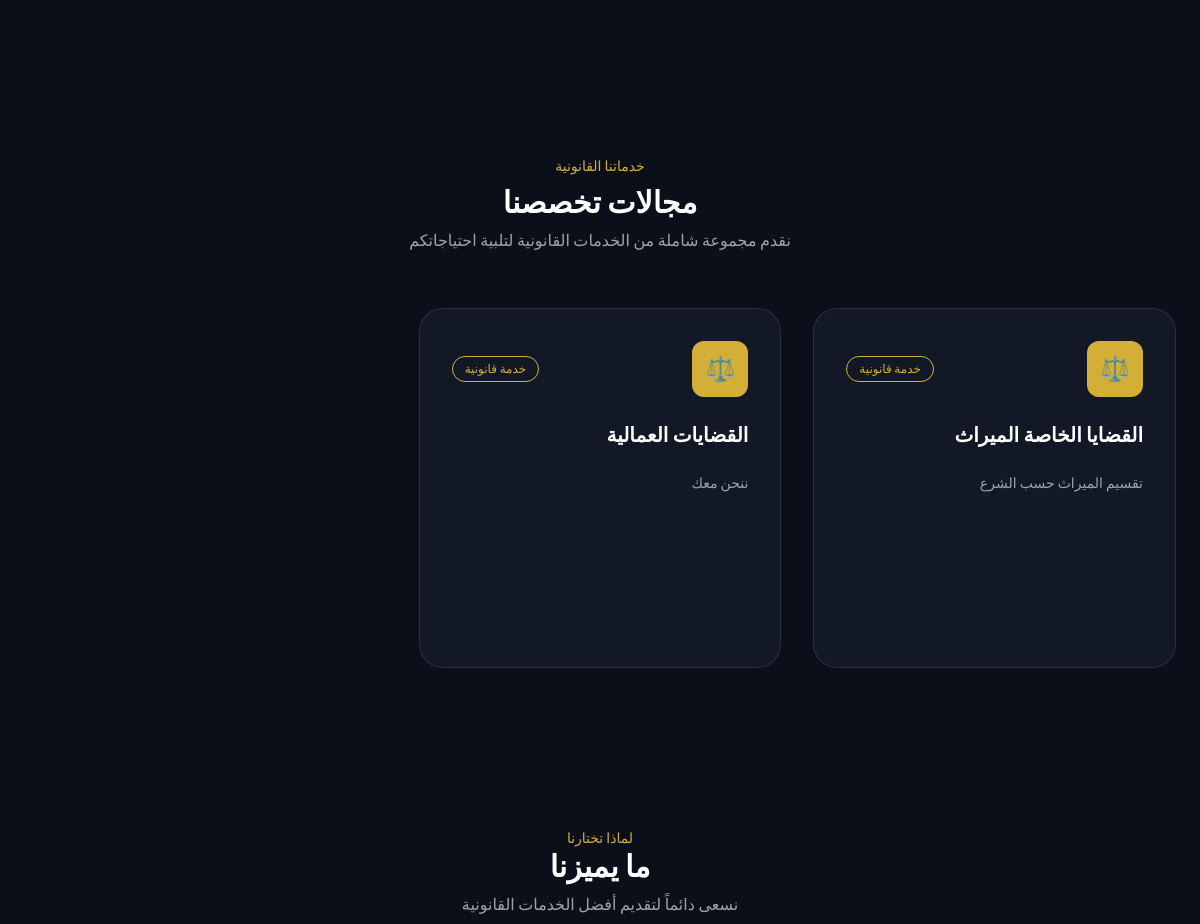
The page / (signed in, middle part) on the database as committed earlier.
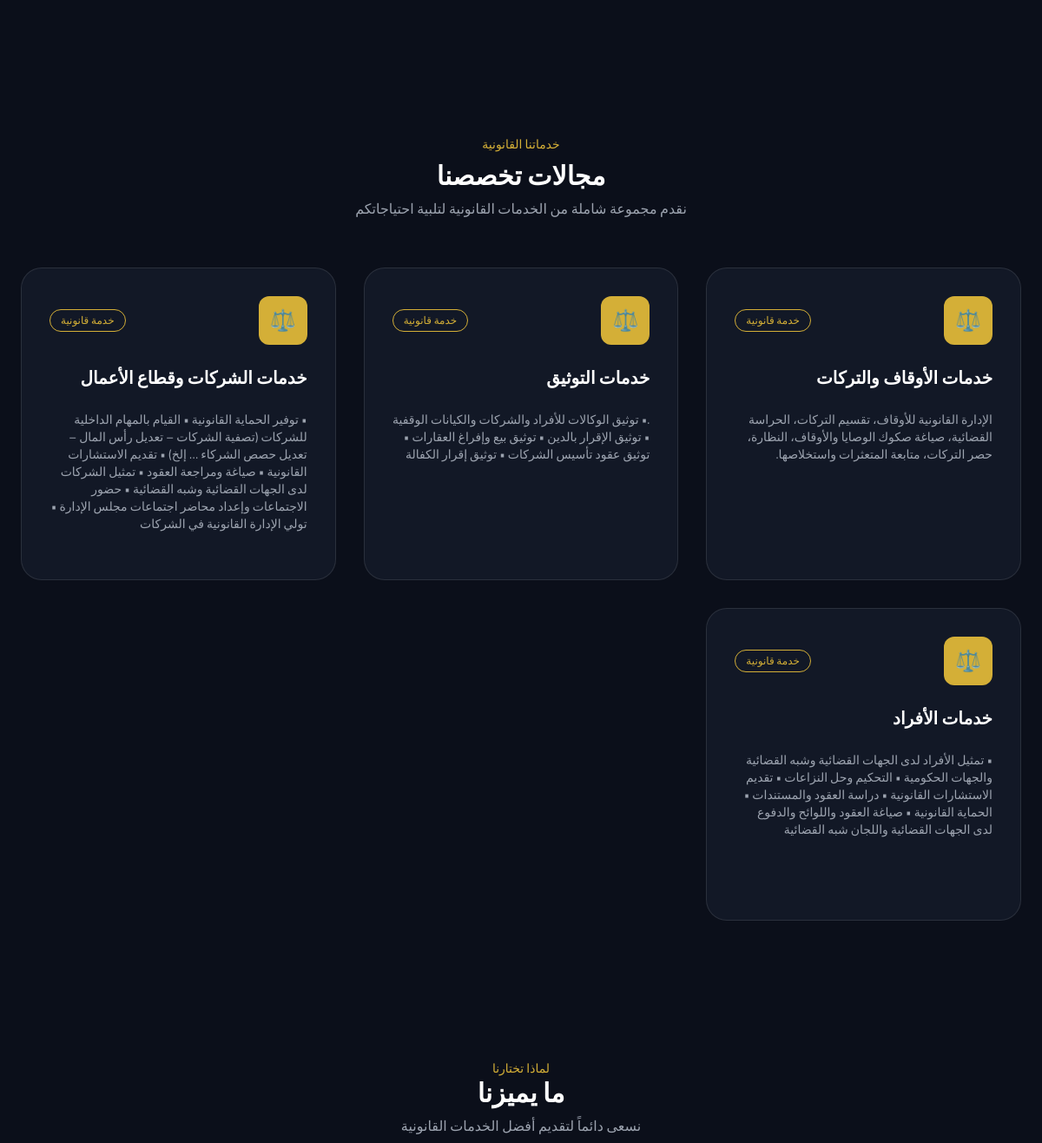
The same page on the database as committed later.
### legal/models.py (models this page shows, shortened)
class LegalService(models.Model):
    SERVICE_TYPES = [
        ("case", "قضية"),
        ("service", "خدمة قانونية"),
    ]
    title = models.CharField(
        max_length=200,
        verbose_name="العنوان"
    )
    description = models.TextField(
        verbose_name="الوصف"
    )
    icon = models.CharField(
        max_length=20,
        verbose_name="الأيقونة",
        help_text="مثال: ⚖️ 🏢 👨‍👩‍👧",
        blank=True
    )
    image = models.ImageField(
        upload_to="legal_services/",
        verbose_name="صورة الكرت",
        blank=True,
        null=True
    )
    service_type = models.CharField(
        max_length=20,
        choices=SERVICE_TYPES,
        verbose_name="التصنيف"
    )
    is_active = models.BooleanField(
        default=True,
        verbose_name="مفعل"
    )
    order = models.PositiveIntegerField(
        default=0,
        verbose_name="الترتيب"
    )
    class Meta:
        ordering = ["order"]
        verbose_name = "خدمة قانونية / قضية"
        verbose_name_plural = "الخدمات والقضايا"

### legal/views.py (the view)
# urls.py: path("", home, name="home"),
def home(request):
    services = LegalService.objects.filter(
        is_active=True
    ).order_by("order")
    return render(
        request,
        "index.html",
        {
            "services": services
        }
    )

### templates/index.html (shortened to what this page needs)
<!DOCTYPE html>
<html lang="ar" dir="rtl">
<head>
  <script src="https://cdn.tailwindcss.com"></script>
</head>
<body class="bg-dark text-white font-cairo">
<section class="px-4 sm:px-6 py-16 sm:py-20">
</section>
<section class="px-4 sm:px-6 py-16 sm:py-20">
  <div class="container-desktop space-y-10 sm:space-y-14">
    <div class="text-center space-y-2">
      <p class="text-gold text-xs sm:text-sm cursor-pointer hover:underline"
         onclick="openInfo('services')">خدماتنا القانونية</p>
      <h2 class="text-xl sm:text-3xl font-bold cursor-pointer hover:text-gold"
          onclick="openInfo('services')">مجالات تخصصنا</h2>
      <p class="text-sm sm:text-base text-gray-400">
        نقدم مجموعة شاملة من الخدمات القانونية لتلبية احتياجاتكم
      </p>
    </div>
    <div class="services-grid flex flex-col space-y-4 sm:space-y-6 lg:space-y-0">
      {% for service in services %}
      <div class="bg-card rounded-2xl sm:rounded-3xl p-5 sm:p-8 space-y-4 sm:space-y-6 border border-white/10 hover:border-gold transition hover:-translate-y-1 hover:shadow-[0_20px_40px_rgba(212,175,55,0.12)]">
        <div class="flex items-center justify-between">
          <div class="bg-gold text-black w-10 h-10 sm:w-14 sm:h-14 rounded-xl flex items-center justify-center text-lg sm:text-2xl">
            {{ service.icon|default:"⚖️" }}
          </div>
          <span class="text-[10px] sm:text-xs px-2 sm:px-3 py-1 rounded-full border border-gold text-gold">
            {{ service.get_service_type_display }}
          </span>
        </div>
        <h3 class="text-base sm:text-xl font-bold">
          {{ service.title }}
        </h3>
        <p class="text-xs sm:text-sm text-gray-400 leading-relaxed break-words">
          {{ service.description }}
        </p>
      </div>
      {% empty %}
      <div class="bg-card rounded-3xl p-8 text-center text-gray-400 border border-white/10">
        لا توجد خدمات مضافة حالياً
      </div>
      {% endfor %}
    </div>
  </div>
</section>
<section class="px-4 sm:px-6 py-16 sm:py-20 text-center">
  <div class="container-desktop space-y-12">
    <div>
      <p class="text-gold text-xs sm:text-sm cursor-pointer hover:underline"
         onclick="openInfo('why')">لماذا تختارنا</p>
      <h2 class="text-xl sm:text-3xl font-bold cursor-pointer hover:text-gold"
          onclick="openInfo('why')">ما يميزنا</h2>
      <p class="text-sm sm:text-base text-gray-400 mt-2">
        نسعى دائماً لتقديم أفضل الخدمات القانونية
      </p>
    </div>
  </div>
</section>
{% include "footer.html" %}
</body>
</html>

Rows that differ between the two databases and show on the page:
removed LegalService: icon "⚖️", service_type "خدمة قانونية", title "القضايا الخاصة الميراث", description "تقسيم الميراث حسب الشرع"
removed LegalService: icon "⚖️", service_type "خدمة قانونية", title "القضايات العمالية", description "ننحن معك"
added LegalService: icon "⚖️", service_type "خدمة قانونية", title "خدمات الأوقاف والتركات", description "الإدارة القانونية للأوقاف، تقسيم التركات، الحراسة القضائية، صياغة صكوك الوصايا والأوقاف، النظارة، حصر التركات، متابعة المتعثرات واستخلاصها."
added LegalService: icon "⚖️", service_type "خدمة قانونية", title "خدمات التوثيق", description ".• توثيق الوكالات للأفراد والشركات والكيانات الوقفية • توثيق الإقرار بالدين • توثيق بيع وإفراغ العقارات • توثيق عقود تأسيس الشركات • توثيق إقرار الكفالة"
added LegalService: icon "⚖️", service_type "خدمة قانونية", title "خدمات الشركات وقطاع الأعمال", description "• توفير الحماية القانونية • القيام بالمهام الداخلية للشركات (تصفية الشركات – تعديل رأس المال – تعديل حصص الشركاء … إلخ) • تقديم الاستشارات القانونية • صياغة ومراجعة العقود • تمثيل الشركات لدى الجهات القضائية وشبه القضائية • حضور الاجتماعات وإعداد محاضر اجتماعات مجلس الإدارة • تولي الإدارة القانونية في الشركات"
added LegalService: icon "⚖️", service_type "خدمة قانونية", title "خدمات الأفراد", description "• تمثيل الأفراد لدى الجهات القضائية وشبه القضائية والجهات الحكومية • التحكيم وحل النزاعات • تقديم الاستشارات القانونية • دراسة العقود والمستندات • الحماية القانونية • صياغة العقود واللوائح والدفوع لدى الجهات القضائية واللجان شبه القضائية"
